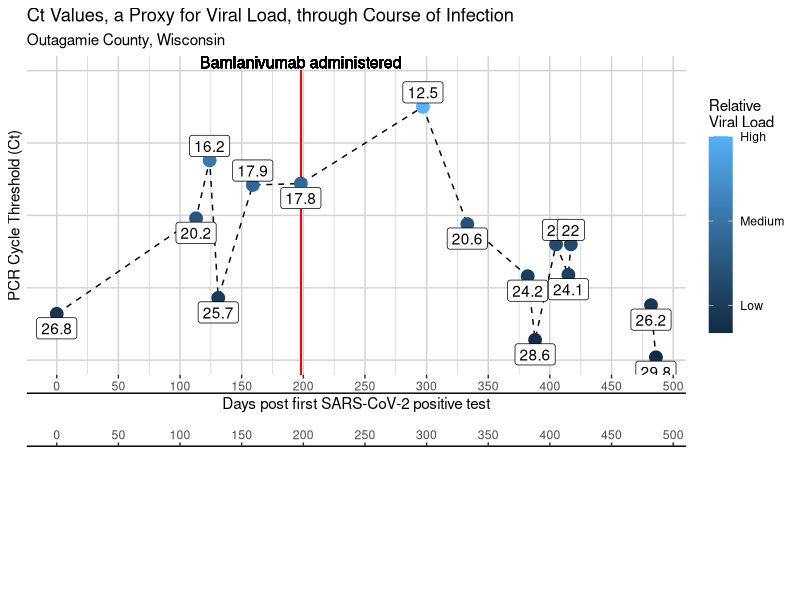

Reproduce this figure in R.
library(ggplot2)
library(cowplot)

data_filepath = "/Volumes/working_ssd/e484t_manuscript/"
setwd(data_filepath)
Ct <- read.csv("data/Ct_timeline.csv")
Ct$Encounter.date <- as.Date(Ct$Encounter.date, format = "%m/%d/%y")
Ct$SARS.CoV.2.PCR.Ct <- round(Ct$SARS.CoV.2.PCR.Ct, digits = 1)

ppi <- 300
# png("visuals/Ct_values_treatments.png", width = 8*ppi, height = 8*ppi, res = ppi)
# svg("visuals/Ct_values_treatments.svg")
pdf(file = "visuals/Ct_values_treatments.pdf", width = 8, height = 8)

Ct_plot <- ggplot(data = Ct, aes(x = Encounter.days.post.first.SARS.CoV.2.test, 
                                  y = SARS.CoV.2.PCR.Ct)) +
  coord_cartesian(ylim = c(30,10)) + 
  scale_x_continuous(n.breaks = 10) +
  geom_segment(aes(x = Encounter.days.post.first.SARS.CoV.2.test[6],
                   xend=Encounter.days.post.first.SARS.CoV.2.test[6],
                   y=10,yend=31), 
               colour = "red", size=0.5) +
  geom_text(aes(x=Encounter.days.post.first.SARS.CoV.2.test[6], 
                y= 9, label = "Bamlanivumab administered"), 
            color = "black", vjust = 1, size = 4) +
  geom_line(linetype = 2) + 
  geom_point(aes(color=1/SARS.CoV.2.PCR.Ct), size = 4) + 
  geom_label(aes(x=Encounter.days.post.first.SARS.CoV.2.test, 
                 y = SARS.CoV.2.PCR.Ct, label = SARS.CoV.2.PCR.Ct), 
             nudge_y = c(1, 1, -1, 1, -1, 1, -1, 1)) + 
  theme(panel.background = element_rect(fill = "#FFFFFF"), 
        panel.grid = element_line(color = "#D3D3D3"),
        axis.line = element_line(color = "black"), 
        legend.key.height = unit(1, 'cm')) + 
  labs(x = "Days post first SARS-CoV-2 positive test",
       y = "PCR Cycle Threshold (Ct)",
       title = "Ct Values, a Proxy for Viral Load, through Course of Infection",
       subtitle = "Outagamie County, Wisconsin",
       col="") + 
  scale_color_gradient(name = "Relative\nViral Load",
                       breaks = c(0.04, 0.06, 0.08),
                       labels = c("Low","Medium","High"))
# Ct_plot

treatments <- ggplot(data = Ct, aes(x = Encounter.days.post.first.SARS.CoV.2.test, 
                                    y = SARS.CoV.2.PCR.Ct)) +
  scale_x_continuous(n.breaks = 10, position = "top") + 
  theme(axis.title.x=element_blank(),
        axis.title.y=element_blank(), axis.text.y=element_blank(), axis.ticks.y=element_blank(),
        axis.line.y = element_blank(), axis.line.x = element_line(color = "black"),
        panel.background = element_rect(fill = "#FFFFFF"))

plot_grid(Ct_plot, treatments, align = "v", ncol = 1, rel_heights = c(.7, .3), axis = "tblr")
# ggsave("visuals/Ct_values_treatments.svg", device = svg, dpi = "print") # a "print" dpi is 300, the same as what we set ppi to above 
dev.off()

